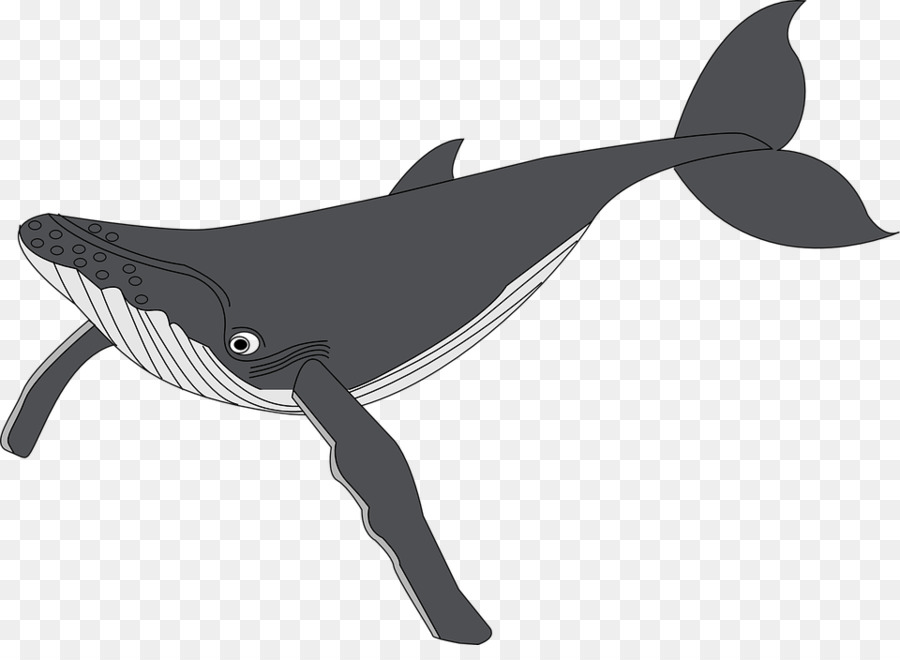
#> input picture 2/whale2.jpg, 900 x 660 px
$ jupyter execute 'Lab 2_student.ipynb'   (shell and % lines are left out)
#> lines starting #> are read from the running program, lines starting #| are printed output that depends on the picture
 # Lab 2 – Basic Image Processing Techniques and Color Spaces


**Import the necessary libraries for Lab 2:**

[cell 1]
import numpy as np
import cv2
import matplotlib.pylab as plt
from skimage import transform,io,color
from sklearn import cluster
from sklearn.utils import shuffle
import math

Load the image of your choise as **gray scale** image (replace lenna).

[cell 2]
img = io.imread('whale2.jpg')
#> img is the input picture: shape (660, 900, 3); mean R, G, B 209.3, 209.5, 210.2
img=color.rgb2gray(img)
#> img: shape (660, 900) float64
print ('Image shape:{}, Image data type:{}'.format(img.shape,img.dtype))
#| Image shape:(660, 900), Image data type:float64
plt.imshow(img,cmap = 'gray')
plt.xticks([]), plt.yticks([])  # to hide tick values on X & Y axis
plt.show()

**Follow the instractions in each section:**

### Part 1 – Basic Image Processing Techniques
___

**Resizing (Scaling) and Rotation**

__Note__: In this experiment the same scaling factor is applied twice - in  vertical and in horizontal directions.
* Resize your image by two scaling factors: **½ and 2**, using **nearest neighbor and bilinear** interpolation methods. Use _resize_ or _rescale_ from _skimage.transform_ library.
    Observe the differences between the 2 interpolation methods and explain the results.

[cell 3]
img_half=transform.rescale(img,0.5,order=0)
print ('Image shape:{}, Image data type:{}'.format(img_half.shape,img_half.dtype))
#| Image shape:(330, 450), Image data type:float64

img_half_bi=transform.rescale(img,0.5,order=1)
print ('Image shape:{}, Image data type:{}'.format(img_half_bi.shape,img_half_bi.dtype))
#| Image shape:(330, 450), Image data type:float64

img_double=transform.rescale(img,2,order=0)
print ('Image shape:{}, Image data type:{}'.format(img_double.shape,img_double.dtype))
#| Image shape:(1320, 1800), Image data type:float64

img_double_bi=transform.rescale(img,2,order=1)
print ('Image shape:{}, Image data type:{}'.format(img_double_bi.shape,img_double_bi.dtype))
#| Image shape:(1320, 1800), Image data type:float64

plt.imshow(img_half,cmap = 'gray')
plt.show()
plt.imshow(img_half_bi,cmap = 'gray')
plt.show()
plt.imshow(img_double,cmap = 'gray')
plt.show()
plt.imshow(img_double_bi,cmap = 'gray')
plt.show()

Nearest-Neighbor interpolation is not as smooth as billinear, the transitions are sharper, when we rescale the image with factor 2, the density of the lines (whale's chin) is bigger than the factor 1/2 image.

* Resize your image by scaling factor  **¼** using bilinear interpolation – **once with the default filter and once without a filter**.
    In order to disable the default filter set the parameter 'anti_aliasing' to false.
    Show the two output images.

    Explain the problem discussed in Part 1, Question 2 of the Preliminary Report: refer to both images (with and without the filter) to demonstrate the problem and its solution.

[cell 4]
img_quarter=transform.rescale(img,0.25,order=1,anti_aliasing=False)
print ('Image shape:{}, Image data type:{}'.format(img_quarter.shape,img_quarter.dtype))
#| Image shape:(165, 225), Image data type:float64

img_quarter_plus=transform.rescale(img,0.25,order=1,anti_aliasing=True)
print ('Image shape:{}, Image data type:{}'.format(img_quarter_plus.shape,img_quarter_plus.dtype))
#| Image shape:(165, 225), Image data type:float64

plt.imshow(img_quarter,cmap = 'gray')
plt.show()
plt.imshow(img_quarter_plus,cmap = 'gray')
plt.show()

The problem is potential aliasing when down sampling an image, that results in information loss. As shown, without the anti_aliasing filter, the lines shaping the whale are not smooth, especially in the tail, unlike the original image and the filtered rescaled image ==> information loss. When using the filter, the image is smoother and similar to the original image (less information loss).

* Use the supplied functiom *resize_im(img, scale, order)* which shrinks and then expands the image by the same factor. Apply this program on the image of your choice with scaling factors of **2, 4, 8, 16, 32** and for each scaling factor calculate the Root Mean Square error (RMS) - the calculation given in the main pdf file.
    Perform the same process for both interpolation methods - **nearest neighbor and bilinear**. Plot the RMS error vs. the scaling factor for both interpolation methods (on the same plot) and explain the plot. Attach several image examples that support your graph plot.

[cell 5]
def resize_im(img, scale, method):
#> called with scale = 2, method = 0
    m,n = img.shape
#> m = 660; n = 900
    img_shrink = transform.rescale(img, 1.0/scale , order=method)
    return transform.resize(img_shrink, (m,n), order=method)

[cell 6]
def rms_error(img1,img2):
    rms=0
    m,n = img1.shape
#> m = 660; n = 900
    for i in range (0,m):
        for j in range (0,n):
            rms=rms+math.pow(img1[i,j]-img2[i,j],2)
#> after the loop, rms = 1325.4
    rms=rms/(m*n)
#> rms = 0.00223
    rms=math.sqrt(rms)
#> rms = 0.0472
    return rms

res2=resize_im(img,2,0)
res2=rms_error(img,res2)
#> res2 = 0.0472
res2_bi=resize_im(img,2,1)
res2_bi=rms_error(img,res2_bi)
#> res2_bi = 0.0391

res4=resize_im(img,4,0)
res4=rms_error(img,res4)
#> res4 = 0.0591
res4_bi=resize_im(img,4,1)
res4_bi=rms_error(img,res4_bi)
#> res4_bi = 0.0574

res8=resize_im(img,8,0)
#> in resize_im (call 5), `img_shrink = transform.rescale(img, 1.0/scale , order=method)`:
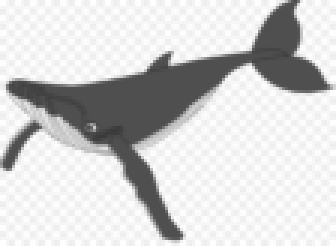
#> img_shrink: shape (82, 112) float64 (shown 3 times larger); min 0.231, max 1, mean 0.821
res8=rms_error(img,res8)
#> res8 = 0.0766
res8_bi=resize_im(img,8,1)
res8_bi=rms_error(img,res8_bi)
#> res8_bi = 0.0729

res16=resize_im(img,16,0)
res16=rms_error(img,res16)
#> res16 = 0.0958
res16_bi=resize_im(img,16,1)
res16_bi=rms_error(img,res16_bi)
#> res16_bi = 0.0918

res32=resize_im(img,32,0)
plt.imshow(res32,cmap = 'gray')
plt.show()
#plt.title('resize factor 32 nearest neighbor')
res32=rms_error(img,res32)
#> res32 = 0.122
res32_bi=resize_im(img,32,1)
#> in resize_im (call 10), `return transform.resize(img_shrink, (m,n), order=method)`:
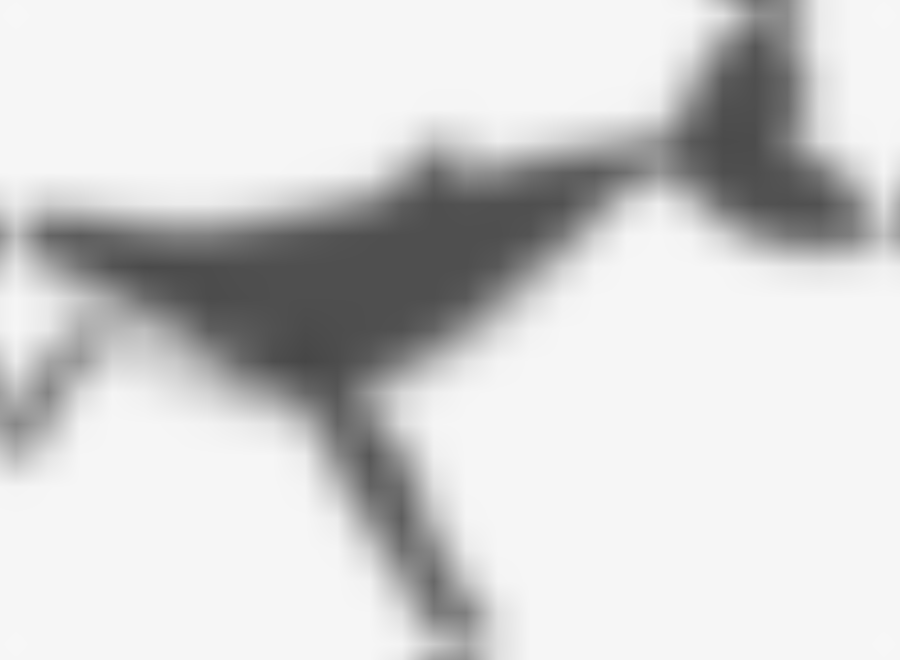
#> returned value: shape (660, 900) float64; min 0.277, max 0.97, mean 0.821
plt.imshow(res32_bi,cmap = 'gray')
plt.show()
#plt.title('resize factor 32 bilinear')
res32_bi=rms_error(img,res32_bi)
#> res32_bi = 0.119

rms_0=np.array([res2,res4,res8,res16,res32])
#> rms_0 = [0.0472, 0.0591, 0.0766, 0.0958, 0.122]
scaling_factors=np.array([2,4,8,16,32])
rms_1=np.array([res2_bi,res4_bi,res8_bi,res16_bi,res32_bi])
#> rms_1 = [0.0391, 0.0574, 0.0729, 0.0918, 0.119]
plt.plot(scaling_factors,rms_0)
plt.ion()
plt.plot(scaling_factors,rms_1)
plt.legend(["rms_nearest","rms_bilinear"])

as can see the RMS is lower in billinear for all values. the intrerpolation method can reduce the RMS error. as shown the nearest neighbor is looking pixelised and the billinear picture look more like a whale. both the images are not focused because of the information loss happened in resized_im function. Also we note that the bigger the rescaling factor is the bigger the error (for both interpolation methods), this goes with the theory that the more you shrink an image the more information loss you have.

* Apply imrotate function to rotate the image of your choice by **30, 60 and -45 degrees** using **nearest neighbor and bilinear** interpolation methods. Observe the differences between the 2 interpolation methods.

[cell 7]
rot30=transform.rotate(img,30,order=0)
rot30_bi=transform.rotate(img,30,order=1)

rot60=transform.rotate(img,60,order=0)
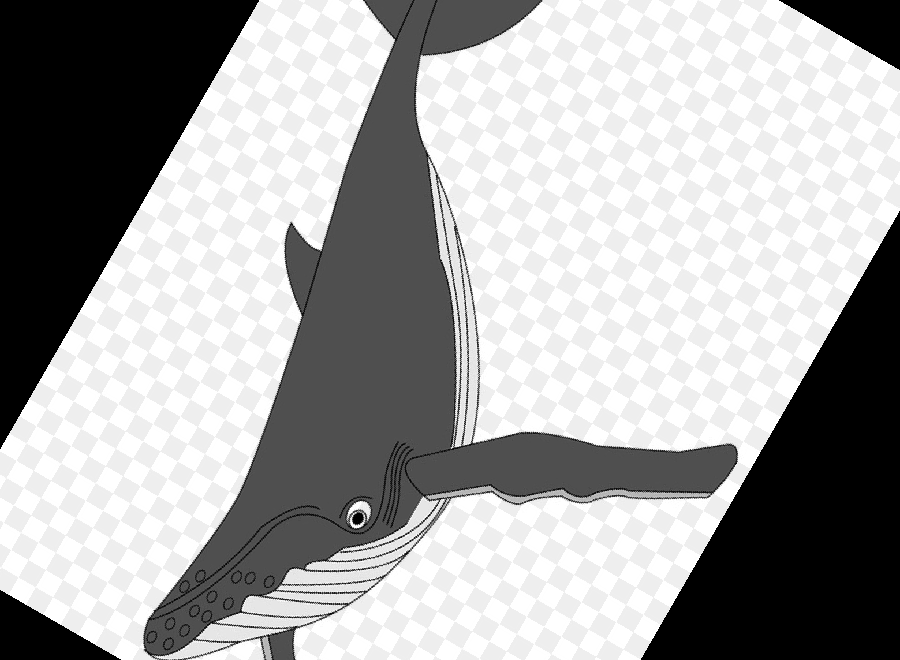
#> rot60: shape (660, 900) float64; min 0, max 1, mean 0.646
rot60_bi=transform.rotate(img,60,order=1)

rot_neg_45=transform.rotate(img,-45,order=0)
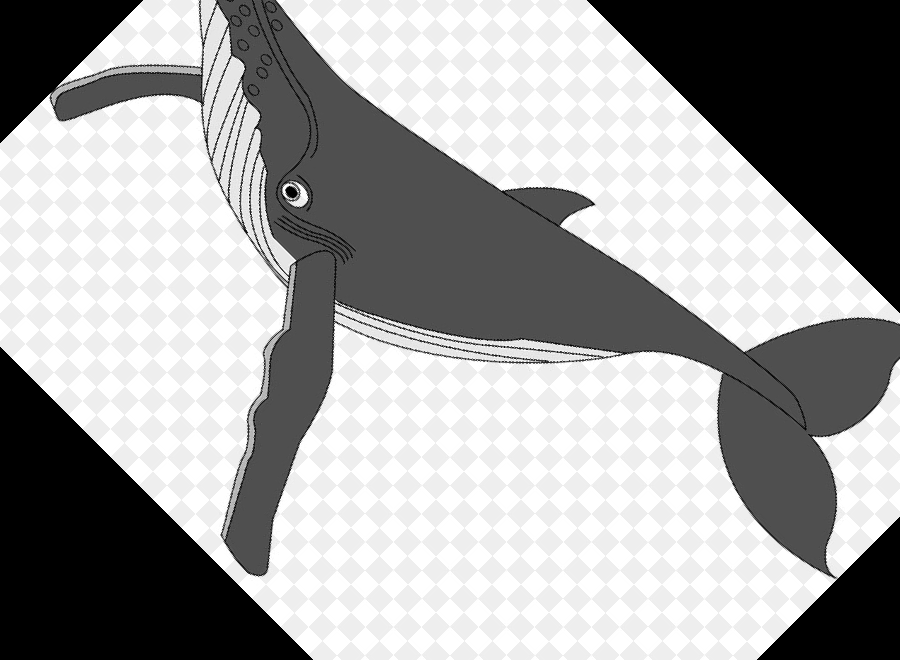
#> rot_neg_45: shape (660, 900) float64; min 0, max 1, mean 0.631
rot_neg_45_bi=transform.rotate(img,-45,order=1)

plt.imshow(rot30,cmap = 'gray')
plt.show()
plt.imshow(rot60,cmap = 'gray')
plt.show()
plt.imshow(rot_neg_45,cmap = 'gray')
plt.show()

plt.imshow(rot30_bi,cmap = 'gray')
plt.show()
plt.imshow(rot60_bi,cmap = 'gray')
plt.show()
plt.imshow(rot_neg_45_bi,cmap = 'gray')
plt.show()
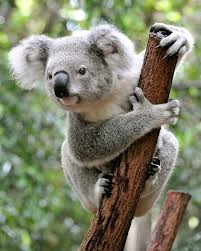
#> input picture 2/koala.png, 201 x 251 px
#> further down, koala is the input picture: shape (251, 201, 3); mean B, G, R 107.3, 129.5, 126.9

Nearest-Neighbor interpolation is not as smooth as billinear, the transitions are sharper, the rotation does not effect the interpoloation results.

### Part 2 – Color Space Conversion
___

1. Open an image of your choice and show the histograms and images for the R, G, B components. Use the supplied function *plot_RGB(img)*. Note, you should load a color image of your choise (use cv2.imread).

[cell 8]
# Supplied function -
def plot_RGB(img):
    plt.imshow(img)
    plt.title('Regular image')
    plt.show()

    b, g, r = img[:,:,0], img[:,:,1], img[:,:,2]
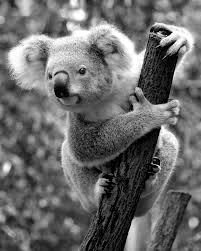
#> b: shape (251, 201); min 0, max 255, mean 107.3
    plt.figure(figsize=(20,15))
    plt.subplot(322)
    plt.imshow(b)
    plt.title("Blue")
    plt.subplots_adjust(hspace=0.5)
    plt.subplot(324)
    plt.imshow(g)
    plt.title("Green")
    plt.subplots_adjust(hspace=0.5)
    plt.subplot(326)
    plt.imshow(r)
    plt.title("Red")
    plt.subplots_adjust(hspace=0.5)

    color = ('b','g','r')
    titles = ("Blue","Green" ,"Red")
    #plt.figure(figsize=(10,8))
    for i,col in enumerate(color):
        histr = cv2.calcHist([img[:,:,i]],[0],None,[256],[0,256])
        plt.subplot(i*2+321)                             # 311 -> plot in the first cell
        plt.plot(histr,color = col)
        plt.xlim([0,256])
        plt.subplots_adjust(hspace=.5)
        plt.title(str(titles[i]))

    plt.show()

[cell 9]
koala=cv2.imread('koala.png')
plot_RGB(koala)
#> figure, not shown here; panel 4: curve peaks at x = 0, y = 831; panel 5: curve peaks at x = 147, y = 480; panel 6: curve peaks at x = 128, y = 493

Does the 'Regular image' looks as you accepted? if not please explain why. (Hint: what is the color space of the image that plt.imshow gets as input)

Does not look like the original. cv2.imread reads a BGR image and koala.png is a RGB image. that is why when using plt.imshow the Blue and Red component switch places. plt functions in general refer to RGB images.

2.	Convert the image to the HSV color space (use cv2.cvtColor command), and show it with plt.imshow(HSV_image).

[cell 10]
koala_hsv=cv2.cvtColor(koala,cv2.COLOR_BGR2HSV)
#> koala_hsv: shape (251, 201, 3); mean H, S, V 41.4, 67.4, 135.8
plt.imshow(koala_hsv)

3.	Show the images and the histograms of the 3 components in the HSV color space.

[cell 11]
def plot_HSV(img):
    plt.imshow(img)
    plt.title('Regular image')
    plt.show()

    h, s, v = img[:,:,0], img[:,:,1], img[:,:,2]
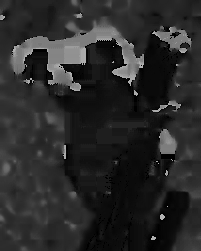
#> h: shape (251, 201); min 0, max 179, mean 41.4
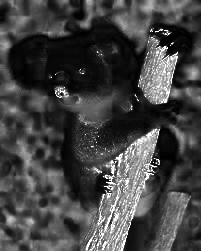
#> s: shape (251, 201); min 0, max 255, mean 67.4
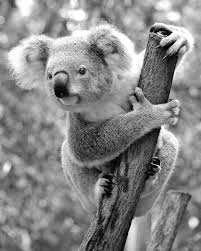
#> v: shape (251, 201); min 0, max 255, mean 135.8
    plt.figure(figsize=(20,15))
    plt.subplot(322)
    plt.imshow(h)
    plt.title("Hue")
    plt.subplots_adjust(hspace=0.5)
    plt.subplot(324)
    plt.imshow(s)
    plt.title("Saturation")
    plt.subplots_adjust(hspace=0.5)
    plt.subplot(326)
    plt.imshow(v)
    plt.title("Value")
    plt.subplots_adjust(hspace=0.5)

    color = ('r','g','b')
    titles = ("Hue","Saturation" ,"Value")
    #plt.figure(figsize=(10,8))
    for i,col in enumerate(color):
        histr = cv2.calcHist([img[:,:,i]],[0],None,[256],[0,256])
        plt.subplot(i*2+321)                             # 311 -> plot in the first cell
        plt.plot(histr,color = col)
        plt.xlim([0,256])
        plt.subplots_adjust(hspace=.5)
        plt.title(str(titles[i]))

    plt.show()

[cell 12]
plot_HSV(koala_hsv)
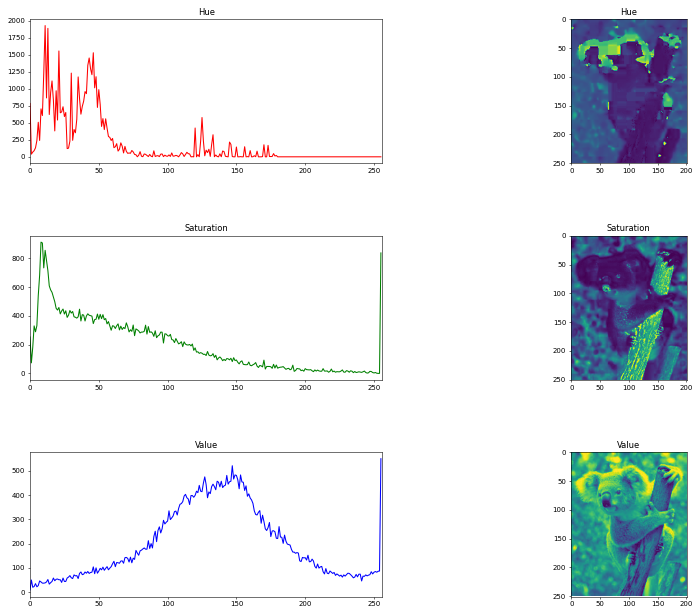
#> figure drawn by matplotlib, 6 panels; panel 4: curve peaks at x = 11, y = 1927; panel 5: curve peaks at x = 8, y = 912; panel 6: curve peaks at x = 255, y = 550
